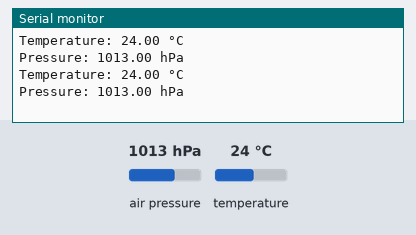
Bench run of a sketch on a simulated Adafruit Circuit Playground Express. On the bench: the last lines printed to the serial monitor. Inputs (shaded band) come from the test bench; at power-on: air pressure 1013 hPa, temperature 24 °C.

Above: at 1.8 s.
1.9 s: air pressure set to 952 hPa
At 2.8 s:
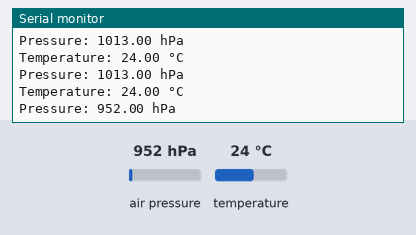
3.4 s: temperature set to 12 °C
At 4.7 s:
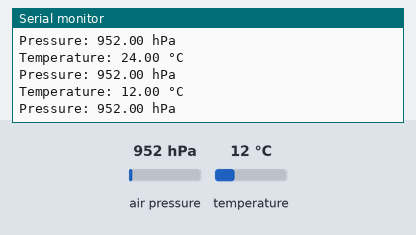
4.9 s: air pressure set to 975 hPa
At 5.8 s:
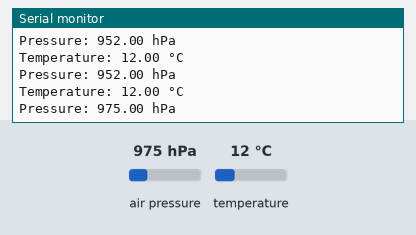
Timing chart, 0 to 7.9 s (numbered marks = the images above; inputs shaded):
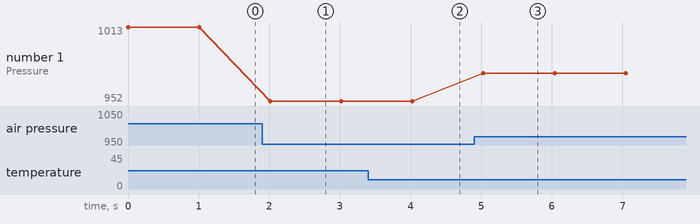

The sketch:

BMP180_temp_pressure.ino
```cpp
#include <Adafruit_BMP085.h>

#include <Adafruit_CircuitPlayground.h>
#include <Adafruit_Circuit_Playground.h>

#include <Wire.h>
#include <Adafruit_BMP085.h>

Adafruit_BMP085 bmp;

void setup() {
  Serial.begin(9600);

  if (!bmp.begin()) {
    Serial.println("Could not find a valid BMP085 sensor, check wiring!");
    while (1) {}
  }
}

void loop() {
  // Read temperature in degrees Celsius
  float temperature = bmp.readTemperature();

  // Read pressure in hPa (hectopascals)
  float pressure = bmp.readPressure() / 100.0; // Convert to hPa

  Serial.print("Temperature: ");
  Serial.print(temperature);
  Serial.println(" °C");

  Serial.print("Pressure: ");
  Serial.print(pressure);
  Serial.println(" hPa");

  delay(1000); // Wait for a second before taking another reading
}
```

Measured:
- after the input at 1.9 s, the serial monitor: prints a new line after 0.12 s (image 1)
- after the input at 3.4 s, the serial monitor: prints a new line after 0.63 s (image 2)
- after the input at 4.9 s, the serial monitor: prints a new line after 0.13 s (image 3)
- plotted number 1: 1013 → 952 after the input at 1.9 s, 952 → 975 after the input at 4.9 s
